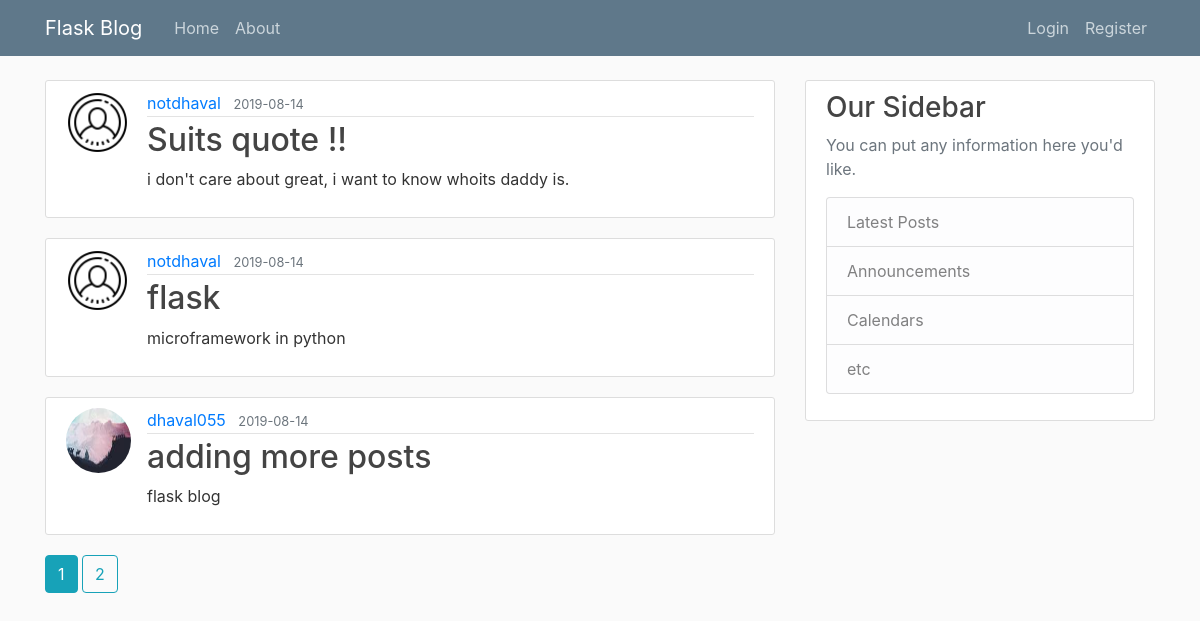
The page /home on the database its author committed.
### flaskblog/models.py (models this page shows, shortened)
class Post(db.Model):
    id = db.Column(db.Integer, primary_key=True)
    title = db.Column(db.String(100), nullable=False)
    date_posted = db.Column(db.DateTime, nullable=False, default=datetime.utcnow)
    content = db.Column(db.Text, nullable=False)
    user_id = db.Column(db.Integer, db.ForeignKey('user.id'), nullable=False)

class User(db.Model, UserMixin):
    id = db.Column(db.Integer, primary_key=True)
    username = db.Column(db.String(20), unique=True, nullable=False)
    email = db.Column(db.String(120), unique=True, nullable=False)
    image_file = db.Column(db.String(20), nullable=False, default='default.jpg')
    password = db.Column(db.String(60), nullable=False)
    posts = db.relationship('Post', backref='author', lazy=True)

### flaskblog/routes.py (the view)
@app.route("/")
@app.route("/home")
def home():
    page = request.args.get('page', 1, type=int)
    posts = Post.query.order_by(Post.date_posted.desc()).paginate(page=page, per_page=3)
    return render_template('home.html', posts=posts)

### flaskblog/templates/home.html
{% extends "layout.html" %}
{% block content %}
    {% for post in posts.items %}
        <article class="media content-section">
          <img class="rounded-circle article-img" src="{{ url_for('static', filename='profile_pics/' + post.author.image_file) }}">
          <div class="media-body">
            <div class="article-metadata">
              <a class="mr-2" href="{{ url_for('user_posts', username=post.author.username) }}">{{ post.author.username }}</a>
              <small class="text-muted">{{ post.date_posted.strftime('%Y-%m-%d') }}</small>
            </div>
            <h2><a class="article-title" href="{{ url_for('post', post_id=post.id) }}">{{ post.title }}</a></h2>
            <p class="article-content">{{ post.content }}</p>
          </div>
        </article>
    {% endfor %}
    {% for page_num in posts.iter_pages(left_edge=1, right_edge=1, left_current=1, right_current=2) %}
      {% if page_num %}
        {% if posts.page == page_num %}
          <a class="btn btn-info mb-4" href="{{ url_for('home', page=page_num) }}">{{ page_num }}</a>
        {% else %}
          <a class="btn btn-outline-info mb-4" href="{{ url_for('home', page=page_num) }}">{{ page_num }}</a>
        {% endif %}
      {% else %}
        ...
      {% endif %}
    {% endfor %}
{% endblock content %}

### flaskblog/templates/layout.html (shortened to what this page needs)
<!DOCTYPE html>
<html>
<head>
    <link rel="stylesheet" href="https://maxcdn.bootstrapcdn.com/bootstrap/4.0.0/css/bootstrap.min.css">
    <link rel="stylesheet" type="text/css" href="{{ url_for('static', filename='main.css') }}">
</head>
<body>
    <header class="site-header">
      <nav class="navbar navbar-expand-md navbar-dark bg-steel fixed-top">
        <div class="container">
          <a class="navbar-brand mr-4" href="/">Flask Blog</a>
          <div class="collapse navbar-collapse" id="navbarToggle">
            <div class="navbar-nav mr-auto">
              <a class="nav-item nav-link" href="{{ url_for('home') }}">Home</a>
              <a class="nav-item nav-link" href="{{ url_for('about') }}">About</a>
            </div>
            <div class="navbar-nav">
              {% if current_user.is_authenticated %}
                <a class="nav-item nav-link" href="{{ url_for('new_post') }}">New Post</a>
                <a class="nav-item nav-link" href="{{ url_for('account') }}">Account</a>
                <a class="nav-item nav-link" href="{{ url_for('logout') }}">Logout</a>
              {% else %}
                <a class="nav-item nav-link" href="{{ url_for('login') }}">Login</a>
                <a class="nav-item nav-link" href="{{ url_for('register') }}">Register</a>
              {% endif %}
            </div>
          </div>
        </div>
      </nav>
    </header>
    <main role="main" class="container">
      <div class="row">
        <div class="col-md-8">
          {% block content %}{% endblock %}
        </div>
        <div class="col-md-4">
          <div class="content-section">
            <h3>Our Sidebar</h3>
            <p class='text-muted'>You can put any information here you'd like.
              <ul class="list-group">
                <li class="list-group-item list-group-item-light">Latest Posts</li>
                <li class="list-group-item list-group-item-light">Announcements</li>
                <li class="list-group-item list-group-item-light">Calendars</li>
                <li class="list-group-item list-group-item-light">etc</li>
              </ul>
            </p>
          </div>
        </div>
      </div>
    </main>
</body>
</html>

### flaskblog/static/main.css (style rules this page uses)
body { background: #fafafa; color: #333333; margin-top: 5rem; }
h1, h2, h3, h4, h5, h6 { color: #444444; }
.bg-steel { background-color: #5f788a; }
.site-header .navbar-nav .nav-link { color: #cbd5db; }
.content-section { background: #ffffff; padding: 10px 20px; border: 1px solid #dddddd; border-radius: 3px; margin-bottom: 20px; }
.article-title { color: #444444; }
.article-content { white-space: pre-line; }
.article-img { height: 65px; width: 65px; margin-right: 16px; }
.article-metadata { padding-bottom: 1px; margin-bottom: 4px; border-bottom: 1px solid #e3e3e3 }

### rows shown on the page
Post: image_file (picture), author.username "notdhaval", date_posted "2019-08-14", title "Suits quote !!", content "i don't care about great, i want to know whoits daddy is."
Post: image_file (picture), author.username "notdhaval", date_posted "2019-08-14", title "flask", content "microframework in python"
Post: image_file (picture), author.username "dhaval055", date_posted "2019-08-14", title "adding more posts", content "flask blog"

### other values the page prints
{{ page_num }} "1"
{{ page_num }} "2"
